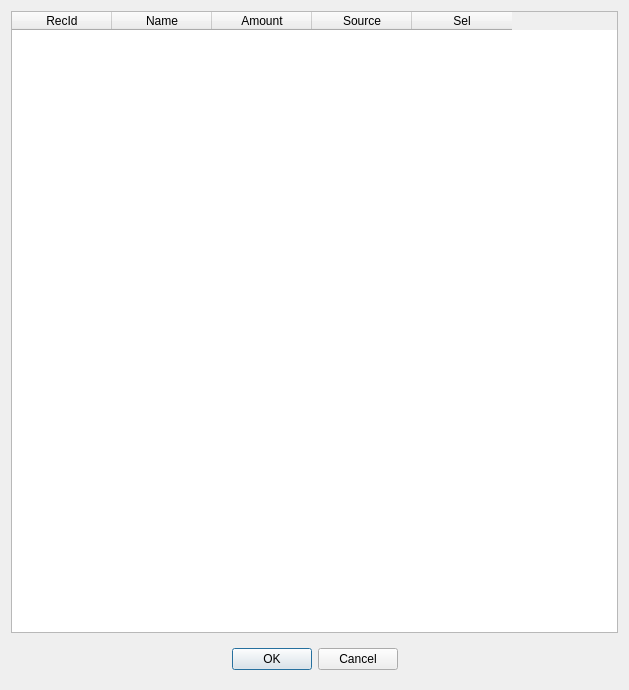
<?xml version="1.0" encoding="UTF-8"?>
<ui version="4.0">
 <class>DlgTaxBack</class>
 <widget class="QDialog" name="DlgTaxBack">
  <property name="geometry">
   <rect>
    <x>0</x>
    <y>0</y>
    <width>629</width>
    <height>690</height>
   </rect>
  </property>
  <property name="windowTitle">
   <string>Tax back</string>
  </property>
  <layout class="QVBoxLayout" name="verticalLayout">
   <item>
    <widget class="EQTableWidget" name="tblData">
     <column>
      <property name="text">
       <string>RecId</string>
      </property>
     </column>
     <column>
      <property name="text">
       <string>Name</string>
      </property>
     </column>
     <column>
      <property name="text">
       <string>Amount</string>
      </property>
     </column>
     <column>
      <property name="text">
       <string>Source</string>
      </property>
     </column>
     <column>
      <property name="text">
       <string>Sel</string>
      </property>
     </column>
    </widget>
   </item>
   <item>
    <widget class="QWidget" name="widget" native="true">
     <layout class="QHBoxLayout" name="horizontalLayout">
      <item>
       <spacer name="horizontalSpacer">
        <property name="orientation">
         <enum>Qt::Horizontal</enum>
        </property>
        <property name="sizeHint" stdset="0">
         <size>
          <width>210</width>
          <height>20</height>
         </size>
        </property>
       </spacer>
      </item>
      <item>
       <widget class="QPushButton" name="btnOK">
        <property name="text">
         <string>OK</string>
        </property>
       </widget>
      </item>
      <item>
       <widget class="QPushButton" name="btnCancel">
        <property name="text">
         <string>Cancel</string>
        </property>
       </widget>
      </item>
      <item>
       <spacer name="horizontalSpacer_2">
        <property name="orientation">
         <enum>Qt::Horizontal</enum>
        </property>
        <property name="sizeHint" stdset="0">
         <size>
          <width>209</width>
          <height>20</height>
         </size>
        </property>
       </spacer>
      </item>
     </layout>
    </widget>
   </item>
  </layout>
 </widget>
 <customwidgets>
  <customwidget>
   <class>EQTableWidget</class>
   <extends>QTableWidget</extends>
   <header location="global">eqtablewidget.h</header>
  </customwidget>
 </customwidgets>
 <resources/>
 <connections/>
</ui>
